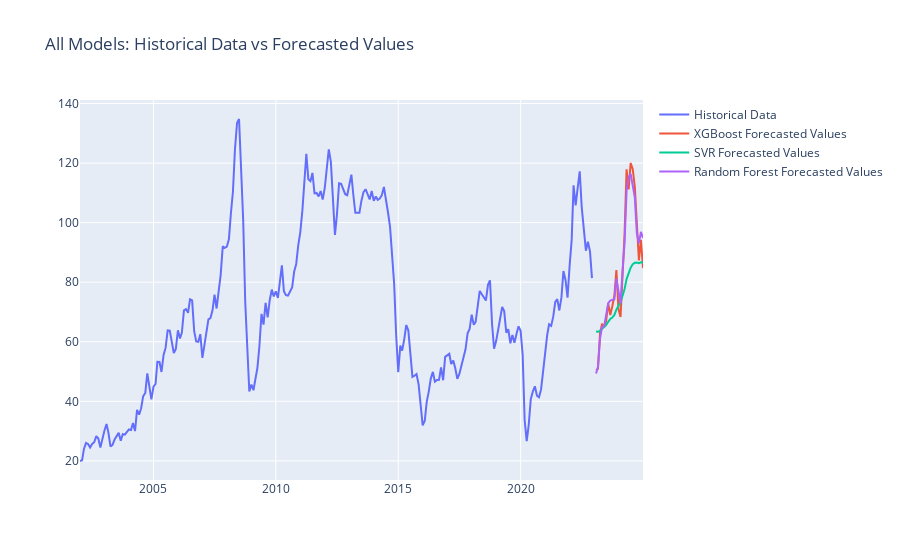

Write notebook code for a chart like this one.
### Code cell
#%%

# Plot the historical data and the forecasted data for all models combined
fig_combined = go.Figure()
fig_combined.add_trace(go.Scatter(x=data.index, y=data['Price'], mode='lines', name='Historical Data'))
fig_combined.add_trace(go.Scatter(x=future_dates, y=xgb_forecast, mode='lines', name='XGBoost Forecasted Values'))
fig_combined.add_trace(go.Scatter(x=future_dates, y=svr_forecast, mode='lines', name='SVR Forecasted Values'))
fig_combined.add_trace(go.Scatter(x=future_dates, y=rf_forecast, mode='lines', name='Random Forest Forecasted Values'))
fig_combined.update_layout(title='All Models: Historical Data vs Forecasted Values')
fig_combined.show()

### Figure 1 — Plotly figure (JSON) as saved in the notebook; plotly's stock layout.template omitted (floating-point values rounded to 4 significant figures; data arrays with more than 128 entries replaced by an {"elided": "..."} marker saying what was removed)
{"data": [{"mode": "lines", "name": "Historical Data", "type": "scatter", "x": {"elided": "252 str values"}, "y": {"elided": "252 float values"}}, {"mode": "lines", "name": "XGBoost Forecasted Values", "type": "scatter", "x": ["2023-01-31T00:00:00", "2023-02-28T00:00:00", "2023-03-31T00:00:00", "2023-04-30T00:00:00", "2023-05-31T00:00:00", "2023-06-30T00:00:00", "2023-07-31T00:00:00", "2023-08-31T00:00:00", "2023-09-30T00:00:00", "2023-10-31T00:00:00", "2023-11-30T00:00:00", "2023-12-31T00:00:00", "2024-01-31T00:00:00", "2024-02-29T00:00:00", "2024-03-31T00:00:00", "2024-04-30T00:00:00", "2024-05-31T00:00:00", "2024-06-30T00:00:00", "2024-07-31T00:00:00", "2024-08-31T00:00:00", "2024-09-30T00:00:00", "2024-10-31T00:00:00", "2024-11-30T00:00:00", "2024-12-31T00:00:00"], "y": [50.44, 50.94, 62.87, 66.09, 64.86, 66.95, 72.89, 68.96, 71.9, 75.44, 84.1, 70.97, 68.35, 83.23, 96.25, 117.9, 111.2, 120.0, 117.9, 112.1, 99.21, 87.32, 94.21, 84.73]}, {"mode": "lines", "name": "SVR Forecasted Values", "type": "scatter", "x": ["2023-01-31T00:00:00", "2023-02-28T00:00:00", "2023-03-31T00:00:00", "2023-04-30T00:00:00", "2023-05-31T00:00:00", "2023-06-30T00:00:00", "2023-07-31T00:00:00", "2023-08-31T00:00:00", "2023-09-30T00:00:00", "2023-10-31T00:00:00", "2023-11-30T00:00:00", "2023-12-31T00:00:00", "2024-01-31T00:00:00", "2024-02-29T00:00:00", "2024-03-31T00:00:00", "2024-04-30T00:00:00", "2024-05-31T00:00:00", "2024-06-30T00:00:00", "2024-07-31T00:00:00", "2024-08-31T00:00:00", "2024-09-30T00:00:00", "2024-10-31T00:00:00", "2024-11-30T00:00:00", "2024-12-31T00:00:00"], "y": [63.51, 63.32, 63.68, 64.36, 64.92, 65.61, 66.69, 67.66, 68.11, 69.0, 70.8, 72.27, 73.31, 75.35, 77.73, 81.02, 83.22, 84.87, 86.07, 86.5, 86.62, 86.4, 86.67, 86.65]}, {"mode": "lines", "name": "Random Forest Forecasted Values", "type": "scatter", "x": ["2023-01-31T00:00:00", "2023-02-28T00:00:00", "2023-03-31T00:00:00", "2023-04-30T00:00:00", "2023-05-31T00:00:00", "2023-06-30T00:00:00", "2023-07-31T00:00:00", "2023-08-31T00:00:00", "2023-09-30T00:00:00", "2023-10-31T00:00:00", "2023-11-30T00:00:00", "2023-12-31T00:00:00", "2024-01-31T00:00:00", "2024-02-29T00:00:00", "2024-03-31T00:00:00", "2024-04-30T00:00:00", "2024-05-31T00:00:00", "2024-06-30T00:00:00", "2024-07-31T00:00:00", "2024-08-31T00:00:00", "2024-09-30T00:00:00", "2024-10-31T00:00:00", "2024-11-30T00:00:00", "2024-12-31T00:00:00"], "y": [49.34, 51.58, 61.08, 65.0, 65.14, 69.72, 72.96, 73.81, 74.1, 74.26, 81.19, 77.13, 72.9, 83.71, 93.09, 110.7, 115.2, 116.4, 112.9, 108.5, 96.44, 93.02, 96.88, 94.82]}], "layout": {"title": {"text": "All Models: Historical Data vs Forecasted Values"}}}
